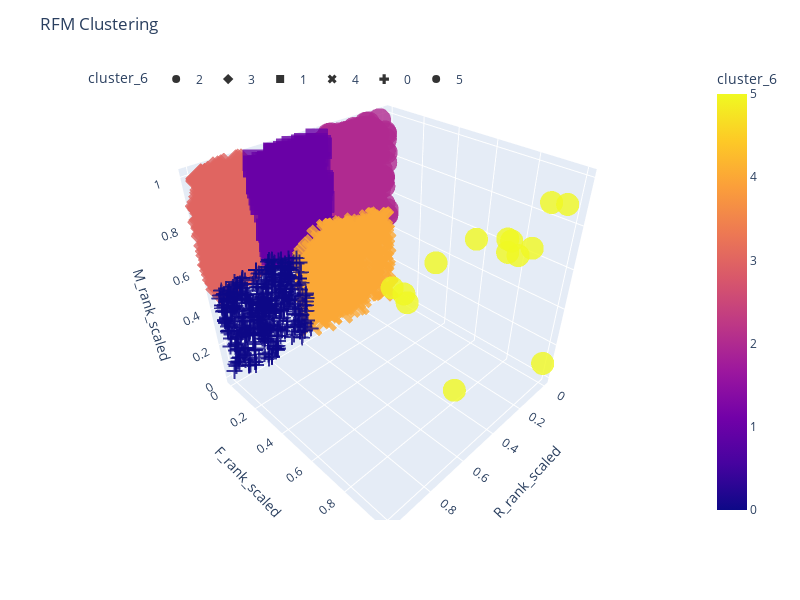

The notebook cell this image was saved under:
### Markdown cell above
### 6 Clustering

### Code cell
# melakukan k-means clustering dengan 6 cluster
kmeans = KMeans(n_clusters=6, init='k-means++', random_state=42)
kmeans.fit(rfm_df_norm)
labels_6 = kmeans.labels_

# menambahkan kolom labels hasil clustering ke dalam dataframe rfm_df
rfm_df['cluster_6'] = labels_6

# membuat scatter plot
fig = px.scatter_3d(rfm_df, x='R_rank_scaled', y='F_rank_scaled', z='M_rank_scaled', color='cluster_6',
                    symbol='cluster_6', opacity=0.8, width=800, height=600)

# menambahkan title pada plot
fig.update_layout(title_text="RFM Clustering")

# mengatur posisi dan tampilan legend
fig.update_layout(legend=dict(
    yanchor="top",
    y=0.99,
    xanchor="left",
    x=0.01,
    orientation="h"))

# menampilkan plot
fig.show()

### Figure 1 — Plotly figure (JSON) as saved in the notebook; plotly's stock layout.template omitted (floating-point values rounded to 4 significant figures; data arrays with more than 128 entries replaced by an {"elided": "..."} marker saying what was removed)
{"data": [{"hovertemplate": "cluster_6=%{marker.color}<br>R_rank_scaled=%{x}<br>F_rank_scaled=%{y}<br>M_rank_scaled=%{z}<extra></extra>", "legendgroup": "2", "marker": {"color": {"elided": "348 int values"}, "coloraxis": "coloraxis", "opacity": 0.8, "symbol": "circle"}, "mode": "markers", "name": "2", "scene": "scene", "showlegend": true, "type": "scatter3d", "x": {"elided": "348 float values"}, "y": {"elided": "348 int values"}, "z": {"elided": "348 float values"}}, {"hovertemplate": "cluster_6=%{marker.color}<br>R_rank_scaled=%{x}<br>F_rank_scaled=%{y}<br>M_rank_scaled=%{z}<extra></extra>", "legendgroup": "3", "marker": {"color": {"elided": "480 int values"}, "coloraxis": "coloraxis", "opacity": 0.8, "symbol": "diamond"}, "mode": "markers", "name": "3", "scene": "scene", "showlegend": true, "type": "scatter3d", "x": {"elided": "480 float values"}, "y": {"elided": "480 int values"}, "z": {"elided": "480 float values"}}, {"hovertemplate": "cluster_6=%{marker.color}<br>R_rank_scaled=%{x}<br>F_rank_scaled=%{y}<br>M_rank_scaled=%{z}<extra></extra>", "legendgroup": "1", "marker": {"color": {"elided": "377 int values"}, "coloraxis": "coloraxis", "opacity": 0.8, "symbol": "square"}, "mode": "markers", "name": "1", "scene": "scene", "showlegend": true, "type": "scatter3d", "x": {"elided": "377 float values"}, "y": {"elided": "377 int values"}, "z": {"elided": "377 float values"}}, {"hovertemplate": "cluster_6=%{marker.color}<br>R_rank_scaled=%{x}<br>F_rank_scaled=%{y}<br>M_rank_scaled=%{z}<extra></extra>", "legendgroup": "4", "marker": {"color": {"elided": "349 int values"}, "coloraxis": "coloraxis", "opacity": 0.8, "symbol": "x"}, "mode": "markers", "name": "4", "scene": "scene", "showlegend": true, "type": "scatter3d", "x": {"elided": "349 float values"}, "y": {"elided": "349 int values"}, "z": {"elided": "349 float values"}}, {"hovertemplate": "cluster_6=%{marker.color}<br>R_rank_scaled=%{x}<br>F_rank_scaled=%{y}<br>M_rank_scaled=%{z}<extra></extra>", "legendgroup": "0", "marker": {"color": {"elided": "437 int values"}, "coloraxis": "coloraxis", "opacity": 0.8, "symbol": "cross"}, "mode": "markers", "name": "0", "scene": "scene", "showlegend": true, "type": "scatter3d", "x": {"elided": "437 float values"}, "y": {"elided": "437 int values"}, "z": {"elided": "437 float values"}}, {"hovertemplate": "cluster_6=%{marker.color}<br>R_rank_scaled=%{x}<br>F_rank_scaled=%{y}<br>M_rank_scaled=%{z}<extra></extra>", "legendgroup": "5", "marker": {"color": [5, 5, 5, 5, 5, 5, 5, 5, 5, 5, 5, 5, 5, 5], "coloraxis": "coloraxis", "opacity": 0.8, "symbol": "circle"}, "mode": "markers", "name": "5", "scene": "scene", "showlegend": true, "type": "scatter3d", "x": [0.6279, 0.3716, 0.9844, 0.4533, 0.4422, 0.2036, 0.9252, 0, 0.8112, 0.2828, 0.4274, 0.07854, 0.6656, 0.9391], "y": [1, 1, 1, 1, 1, 1, 1, 1, 1, 1, 1, 1, 1, 1], "z": [0.9995, 0.8308, 1, 0.9291, 0.874, 0.9713, 0.9207, 0.09047, 0.999, 0.8221, 0.9113, 0.9202, 0.3967, 0.9573]}], "layout": {"coloraxis": {"colorbar": {"title": {"text": "cluster_6"}}, "colorscale": [[0, "#0d0887"], [0.1111, "#46039f"], [0.2222, "#7201a8"], [0.3333, "#9c179e"], [0.4444, "#bd3786"], [0.5556, "#d8576b"], [0.6667, "#ed7953"], [0.7778, "#fb9f3a"], [0.8889, "#fdca26"], [1, "#f0f921"]]}, "height": 600, "legend": {"orientation": "h", "title": {"text": "cluster_6"}, "tracegroupgap": 0, "x": 0.01, "xanchor": "left", "y": 0.99, "yanchor": "top"}, "margin": {"t": 60}, "scene": {"domain": {"x": [0, 1], "y": [0, 1]}, "xaxis": {"title": {"text": "R_rank_scaled"}}, "yaxis": {"title": {"text": "F_rank_scaled"}}, "zaxis": {"title": {"text": "M_rank_scaled"}}}, "title": {"text": "RFM Clustering"}, "width": 800}}
